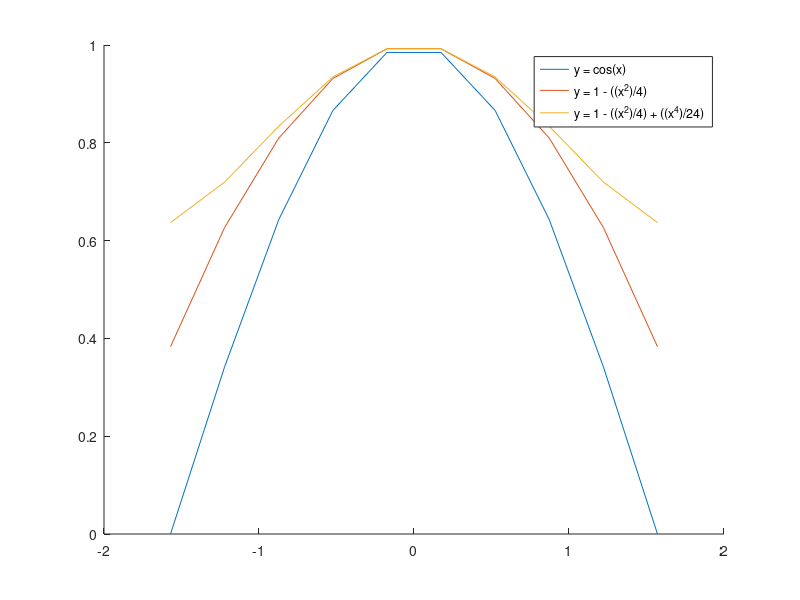

MATLAB code to generate this figure:
x = linspace(-pi/2, pi/2, 10);
figure
hold on
plot(x, cos(x))
plot(x, 1 - ((x.^2)./4))
plot(x, 1 - ((x.^2)./4) + ((x.^4)./24))
legend('y = cos(x)', 'y = 1 - ((x^2)/4)', 'y = 1 - ((x^2)/4) + ((x^4)/24)')
